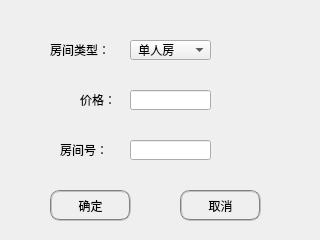
<?xml version="1.0" encoding="UTF-8"?>
<ui version="4.0">
 <class>addRoomDialog</class>
 <widget class="QDialog" name="addRoomDialog">
  <property name="geometry">
   <rect>
    <x>0</x>
    <y>0</y>
    <width>320</width>
    <height>240</height>
   </rect>
  </property>
  <property name="sizePolicy">
   <sizepolicy hsizetype="Fixed" vsizetype="Fixed">
    <horstretch>0</horstretch>
    <verstretch>0</verstretch>
   </sizepolicy>
  </property>
  <property name="minimumSize">
   <size>
    <width>320</width>
    <height>240</height>
   </size>
  </property>
  <property name="maximumSize">
   <size>
    <width>320</width>
    <height>240</height>
   </size>
  </property>
  <property name="windowTitle">
   <string>Nest</string>
  </property>
  <widget class="QComboBox" name="comboBox_type">
   <property name="geometry">
    <rect>
     <x>130</x>
     <y>40</y>
     <width>81</width>
     <height>20</height>
    </rect>
   </property>
   <property name="styleSheet">
    <string notr="true">font: 12pt &quot;华文楷体&quot;;</string>
   </property>
   <item>
    <property name="text">
     <string> 单人房</string>
    </property>
   </item>
   <item>
    <property name="text">
     <string> 双人房</string>
    </property>
   </item>
   <item>
    <property name="text">
     <string> 家庭房</string>
    </property>
   </item>
   <item>
    <property name="text">
     <string> 豪华套房</string>
    </property>
   </item>
  </widget>
  <widget class="QLabel" name="label">
   <property name="geometry">
    <rect>
     <x>50</x>
     <y>40</y>
     <width>71</width>
     <height>20</height>
    </rect>
   </property>
   <property name="styleSheet">
    <string notr="true">font: 12pt &quot;华文楷体&quot;;</string>
   </property>
   <property name="text">
    <string>房间类型：</string>
   </property>
  </widget>
  <widget class="QLabel" name="label_2">
   <property name="geometry">
    <rect>
     <x>80</x>
     <y>90</y>
     <width>41</width>
     <height>20</height>
    </rect>
   </property>
   <property name="styleSheet">
    <string notr="true">font: 12pt &quot;华文楷体&quot;;</string>
   </property>
   <property name="text">
    <string>价格：</string>
   </property>
  </widget>
  <widget class="QLineEdit" name="lineEdit_price">
   <property name="geometry">
    <rect>
     <x>130</x>
     <y>90</y>
     <width>81</width>
     <height>20</height>
    </rect>
   </property>
   <property name="styleSheet">
    <string notr="true">font: 25 12pt &quot;Calibri&quot;;</string>
   </property>
  </widget>
  <widget class="QLineEdit" name="lineEdit_roomnumber">
   <property name="geometry">
    <rect>
     <x>130</x>
     <y>140</y>
     <width>81</width>
     <height>20</height>
    </rect>
   </property>
   <property name="styleSheet">
    <string notr="true">font: 25 12pt &quot;Calibri&quot;;</string>
   </property>
  </widget>
  <widget class="QLabel" name="label_3">
   <property name="geometry">
    <rect>
     <x>60</x>
     <y>140</y>
     <width>61</width>
     <height>20</height>
    </rect>
   </property>
   <property name="styleSheet">
    <string notr="true">font: 12pt &quot;华文楷体&quot;;</string>
   </property>
   <property name="text">
    <string>房间号：</string>
   </property>
  </widget>
  <widget class="QPushButton" name="pushButton">
   <property name="geometry">
    <rect>
     <x>50</x>
     <y>190</y>
     <width>81</width>
     <height>31</height>
    </rect>
   </property>
   <property name="styleSheet">
    <string notr="true">QPushButton
{
font: 12pt &quot;华文楷体&quot;;
color:rgb(0, 0, 0);
border:2px groove gray;border-radius:10px;padding:2px 4px
}
QPushButton:hover
{
font: 12pt &quot;华文楷体&quot;;
color:rgb(117, 117, 117);
border:2px groove gray;border-radius:10px;padding:2px 4px
}
QPushButton:pressed
{
font: 12pt &quot;华文楷体&quot;;
color:rgb(182, 182, 182)
border:2px groove gray;border-radius:10px;padding:2px 4px
}
</string>
   </property>
   <property name="text">
    <string>确定</string>
   </property>
  </widget>
  <widget class="QPushButton" name="pushButton_2">
   <property name="geometry">
    <rect>
     <x>180</x>
     <y>190</y>
     <width>81</width>
     <height>31</height>
    </rect>
   </property>
   <property name="styleSheet">
    <string notr="true">QPushButton
{
font: 12pt &quot;华文楷体&quot;;
color:rgb(0, 0, 0);
border:2px groove gray;border-radius:10px;padding:2px 4px
}
QPushButton:hover
{
font: 12pt &quot;华文楷体&quot;;
color:rgb(117, 117, 117);
border:2px groove gray;border-radius:10px;padding:2px 4px
}
QPushButton:pressed
{
font: 12pt &quot;华文楷体&quot;;
color:rgb(182, 182, 182)
border:2px groove gray;border-radius:10px;padding:2px 4px
}
</string>
   </property>
   <property name="text">
    <string>取消</string>
   </property>
  </widget>
 </widget>
 <resources/>
 <connections/>
</ui>
